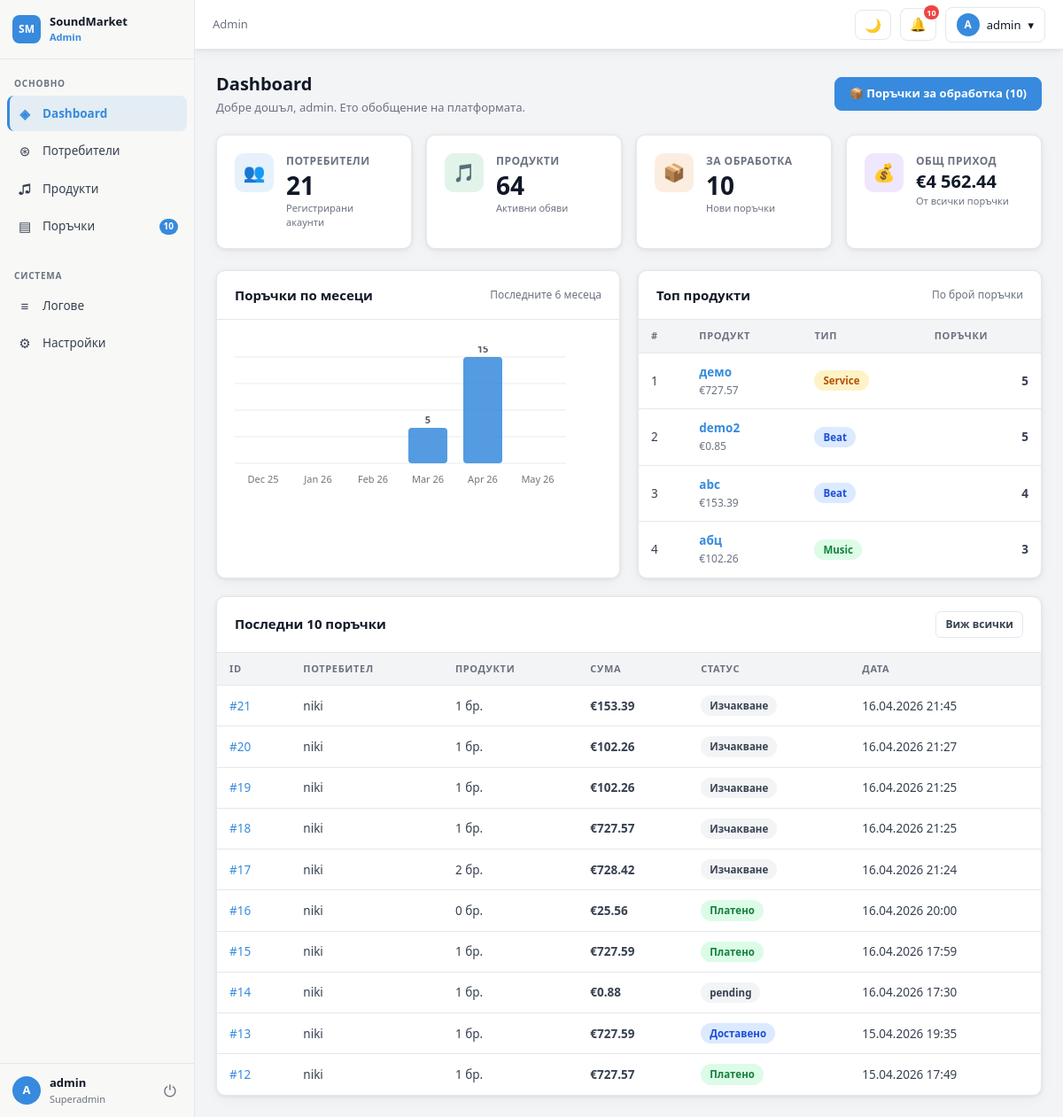
Page /admin/dashboard.php (signed in) on the committed database.
### tables this page shows
CREATE TABLE `products` (
  `id` int(11) NOT NULL,
  `owner_id` int(11) NOT NULL,
  `type` enum('beat','music','service','digital') NOT NULL,
  `title` varchar(140) NOT NULL,
  `description` text DEFAULT NULL,
  `price_eur` int(11) NOT NULL,
  `genre` varchar(60) DEFAULT NULL,
  `bpm` int(11) DEFAULT NULL,
  `delivery_days` int(11) DEFAULT NULL,
  `file_path` varchar(255) DEFAULT NULL,
  `cover_path` varchar(255) DEFAULT NULL,
  `created_at` timestamp NOT NULL DEFAULT current_timestamp(),
  `avg_rating` decimal(3,2) DEFAULT NULL,
  `review_count` int(11) NOT NULL DEFAULT 0
);

CREATE TABLE `orders` (
  `id` int(11) NOT NULL,
  `user_id` int(11) NOT NULL,
  `product_id` int(11) NOT NULL DEFAULT 0,
  `total_eur` int(11) NOT NULL,
  `customer_name` varchar(255) DEFAULT NULL,
  `phone` varchar(20) DEFAULT NULL,
  `city` varchar(100) DEFAULT NULL,
  `address` text DEFAULT NULL,
  `payment_method` varchar(50) DEFAULT NULL,
  `status` enum('created','paid','delivered','cancelled','pending') NOT NULL DEFAULT 'created',
  `created_at` timestamp NOT NULL DEFAULT current_timestamp(),
  `stripe_session_id` varchar(255) DEFAULT NULL,
  `currency` varchar(3) NOT NULL DEFAULT 'EUR'
);

CREATE TABLE `users` (
  `id` int(11) NOT NULL,
  `username` varchar(50) NOT NULL,
  `email` varchar(120) NOT NULL,
  `password_hash` varchar(255) NOT NULL,
  `created_at` timestamp NOT NULL DEFAULT current_timestamp(),
  `display_name` varchar(100) DEFAULT NULL,
  `bio` text DEFAULT NULL,
  `location` varchar(100) DEFAULT NULL,
  `website` varchar(255) DEFAULT NULL,
  `instagram` varchar(100) DEFAULT NULL,
  `soundcloud` varchar(100) DEFAULT NULL,
  `youtube` varchar(100) DEFAULT NULL,
  `avatar_path` varchar(255) DEFAULT NULL,
  `banner_path` varchar(255) DEFAULT NULL,
  `genre_tags` varchar(255) DEFAULT NULL
);

### admin/includes/auth.php (called while the page is built, shortened)
<?php
function admin_username(): string { return (string)($_SESSION['admin_username'] ?? ''); }

### admin/dashboard.php (the view, shortened to what this page needs)
<?php
require_once __DIR__ . '/includes/auth.php';
require_once __DIR__ . '/includes/functions.php';
$pdo = admin_db();
$total_users    = (int)$pdo->query("SELECT COUNT(*) FROM users")->fetchColumn();
$total_products = (int)$pdo->query("SELECT COUNT(*) FROM products")->fetchColumn();
$pending_orders = (int)$pdo->query("SELECT COUNT(*) FROM orders WHERE status='created' OR status=''")->fetchColumn();
$total_revenue  = (int)($pdo->query("SELECT COALESCE(SUM(price_eur),0) FROM order_items")->fetchColumn());
$recent_orders = $pdo->query("
    SELECT o.id, o.total_eur, o.status, o.created_at, u.username,
           (SELECT COUNT(*) FROM order_items oi WHERE oi.order_id = o.id) AS item_count
    FROM orders o
    JOIN users u ON u.id = o.user_id
    ORDER BY o.created_at DESC
    LIMIT 10
")->fetchAll();
$top_products = $pdo->query("
    SELECT p.id, p.title, p.type, p.price_eur,
           COUNT(oi.id) AS order_count
    FROM products p
    JOIN order_items oi ON oi.product_id = p.id
    GROUP BY p.id, p.title, p.type, p.price_eur
    ORDER BY order_count DESC
    LIMIT 5
")->fetchAll();
$chart_rows = $pdo->query("
    SELECT DATE_FORMAT(created_at, '%Y-%m') AS ym,
           DATE_FORMAT(created_at, '%b %y')  AS label,
           COUNT(*)                           AS cnt
    FROM orders
    WHERE created_at >= DATE_SUB(CURDATE(), INTERVAL 6 MONTH)
    GROUP BY ym, label
    ORDER BY ym ASC
")->fetchAll();
$months = [];
for ($i = 5; $i >= 0; $i--) {
    $ym    = date('Y-m', strtotime("-$i month"));
    $label = date('M y',  strtotime("-$i month"));
    $months[$ym] = ['label' => $label, 'cnt' => 0];
}
foreach ($chart_rows as $r) {
    if (isset($months[$r['ym']])) $months[$r['ym']]['cnt'] = (int)$r['cnt'];
}
$chart = array_values($months);
$max_cnt = max(array_column($chart, 'cnt') ?: [1]);
require __DIR__ . '/includes/header.php';
?>
<div class="page-header">
  <div>
    <h1>Dashboard</h1>
    <p>Добре дошъл, <?= h(admin_username()) ?>. Ето обобщение на платформата.</p>
  </div>
  <a href="/soundmarket/admin/orders.php?status=created" class="btn btn-primary">
    📦 Поръчки за обработка (<?= $pending_orders ?>)
  </a>
</div>
<div class="metrics-grid">
  <div class="metric-card">
    <div class="metric-icon blue">👥</div>
    <div>
      <div class="metric-label">Потребители</div>
      <div class="metric-value"><?= $total_users ?></div>
      <div class="metric-sub">Регистрирани акаунти</div>
    </div>
  </div>
  <div class="metric-card">
    <div class="metric-icon green">🎵</div>
    <div>
      <div class="metric-label">Продукти</div>
      <div class="metric-value"><?= $total_products ?></div>
      <div class="metric-sub">Активни обяви</div>
    </div>
  </div>
  <div class="metric-card">
    <div class="metric-icon amber">📦</div>
    <div>
      <div class="metric-label">За обработка</div>
      <div class="metric-value"><?= $pending_orders ?></div>
      <div class="metric-sub">Нови поръчки</div>
    </div>
  </div>
  <div class="metric-card">
    <div class="metric-icon purple">💰</div>
    <div>
      <div class="metric-label">Общ приход</div>
      <div class="metric-value" style="font-size:20px;"><?= format_eur((int)$total_revenue) ?></div>
      <div class="metric-sub">От всички поръчки</div>
    </div>
  </div>
</div>
<div class="grid-2 mb-20">
  <div class="card">
    <div class="card-header">
      <h3>Поръчки по месеци</h3>
      <span class="text-muted" style="font-size:12px;">Последните 6 месеца</span>
    </div>
    <div class="card-body">
      <?php
        $bar_w   = 44;
        $bar_gap = 18;
        $svg_h   = 160;
        $pad_b   = 28;
        $pad_t   = 12;
        $chart_h = $svg_h - $pad_b - $pad_t;
        $n       = count($chart);
        $svg_w   = $n * ($bar_w + $bar_gap) - $bar_gap + 20;
      ?>
      <div class="chart-wrap">
        <svg class="chart-svg" width="<?= $svg_w ?>" height="<?= $svg_h ?>"
             viewBox="0 0 <?= $svg_w ?> <?= $svg_h ?>"
             xmlns="http://www.w3.org/2000/svg">
          <?php for ($g = 0; $g <= 4; $g++): ?>
            <?php $gy = $pad_t + $chart_h * (1 - $g / 4); ?>
            <line x1="0" y1="<?= round($gy) ?>"
                  x2="<?= $svg_w ?>" y2="<?= round($gy) ?>"
                  stroke="currentColor" stroke-opacity=".08" stroke-width="1"/>
          <?php endfor; ?>
          <?php foreach ($chart as $i => $m): ?>
            <?php
              $x        = $i * ($bar_w + $bar_gap) + 10;
              $fill_h   = $max_cnt > 0 ? (int)round($chart_h * $m['cnt'] / $max_cnt) : 0;
              $fill_h   = max($fill_h, $m['cnt'] > 0 ? 4 : 0);
              $bar_y    = $pad_t + $chart_h - $fill_h;
              $label_y  = $svg_h - 6;
              $val_y    = $bar_y - 5;
            ?>
            <rect class="chart-bar" x="<?= $x ?>" y="<?= $bar_y ?>"
                  width="<?= $bar_w ?>" height="<?= $fill_h ?>"
                  rx="4" fill="#378ADD" fill-opacity=".85">
              <title><?= h($m['label']) ?>: <?= $m['cnt'] ?> поръчки</title>
            </rect>
            <?php if ($m['cnt'] > 0): ?>
              <text x="<?= $x + $bar_w / 2 ?>" y="<?= $val_y ?>"
                    text-anchor="middle" font-size="11" font-weight="700"
                    fill="currentColor" opacity=".7"><?= $m['cnt'] ?></text>
            <?php endif; ?>
            <text x="<?= $x + $bar_w / 2 ?>" y="<?= $label_y ?>"
                  text-anchor="middle" font-size="11"
                  fill="currentColor" opacity=".6"><?= h($m['label']) ?></text>
          <?php endforeach; ?>
        </svg>
      </div>
    </div>
  </div>
  <div class="card">
    <div class="card-header">
      <h3>Топ продукти</h3>
      <span class="text-muted" style="font-size:12px;">По брой поръчки</span>
    </div>
    <div class="table-wrap">
      <table class="data-table">
        <thead>
          <tr>
            <th>#</th>
            <th>Продукт</th>
            <th>Тип</th>
            <th class="text-right">Поръчки</th>
          </tr>
        </thead>
        <tbody>
          <?php if (!$top_products): ?>
            <tr><td colspan="4" class="text-center text-muted" style="padding:30px;">Няма данни</td></tr>
          <?php else: ?>
            <?php foreach ($top_products as $i => $p): ?>
              <tr>
                <td class="text-muted"><?= $i + 1 ?></td>
                <td>
                  <a href="/soundmarket/product.php?id=<?= (int)$p['id'] ?>" target="_blank" class="fw-700">
                    <?= h($p['title']) ?>
                  </a><br>
                  <span class="text-muted" style="font-size:12px;"><?= format_eur((int)$p['price_eur']) ?></span>
                </td>
                <td><?= type_badge($p['type']) ?></td>
                <td class="text-right fw-700"><?= (int)$p['order_count'] ?></td>
              </tr>
            <?php endforeach; ?>
          <?php endif; ?>
        </tbody>
      </table>
    </div>
  </div>
</div>
<div class="card">
  <div class="card-header">
    <h3>Последни 10 поръчки</h3>
    <a href="/soundmarket/admin/orders.php" class="btn btn-sm">Виж всички</a>
  </div>
  <div class="table-wrap">
    <table class="data-table">
      <thead>
        <tr>
          <th>ID</th>
          <th>Потребител</th>
          <th>Продукти</th>
          <th>Сума</th>
          <th>Статус</th>
          <th>Дата</th>
        </tr>
      </thead>
      <tbody>
        <?php if (!$recent_orders): ?>
          <tr><td colspan="6" class="empty-state">Няма поръчки</td></tr>
        <?php else: ?>
          <?php foreach ($recent_orders as $o): ?>
            <tr>
              <td><a href="/soundmarket/admin/orders.php?id=<?= (int)$o['id'] ?>">#<?= (int)$o['id'] ?></a></td>
              <td><?= h($o['username']) ?></td>
              <td class="text-muted"><?= (int)$o['item_count'] ?> бр.</td>
              <td class="fw-700"><?= format_eur((int)$o['total_eur']) ?></td>
              <td><?= status_badge((string)$o['status']) ?></td>
              <td class="text-muted"><?= h(date('d.m.Y H:i', strtotime($o['created_at']))) ?></td>
            </tr>
          <?php endforeach; ?>
        <?php endif; ?>
      </tbody>
    </table>
  </div>
</div>
<?php require __DIR__ . '/includes/footer.php'; ?>

### admin/includes/functions.php (shortened to what this page needs)
<?php
function h(mixed $s): string {
    return htmlspecialchars((string)$s, ENT_QUOTES | ENT_SUBSTITUTE, 'UTF-8');
}
function format_eur(int $cents): string {
    return '€' . number_format($cents / 100, 2, '.', ' ');
}
function status_badge(string $status): string {
    $map = [
        'created'   => ['Изчакване', 'badge-gray'],
        'paid'      => ['Платено',   'badge-green'],
        'delivered' => ['Доставено', 'badge-blue'],
        'cancelled' => ['Отказано',  'badge-red'],
        ''          => ['Изчакване', 'badge-gray'],
    ];
    [$label, $cls] = $map[$status] ?? [(string)$status, 'badge-gray'];
    return '<span class="badge ' . $cls . '">' . h($label) . '</span>';
}
function type_badge(string $type): string {
    $map = [
        'beat'    => ['Beat',    'badge-blue'],
        'music'   => ['Music',   'badge-green'],
        'service' => ['Service', 'badge-amber'],
        'digital' => ['Digital', 'badge-purple'],
    ];
    [$label, $cls] = $map[$type] ?? [(string)$type, 'badge-gray'];
    return '<span class="badge ' . $cls . '">' . h($label) . '</span>';
}

### admin/assets/style.css (style rules this page uses)
:root { --sidebar-w: 220px; --topbar-h: 56px; --accent: #378ADD; --accent-dark: #2a6db5; --accent-bg: rgba(55,138,221,.10); --bg: #f3f4f6; --surface: #ffffff; --sidebar-bg: #f8f8f6; --topbar-bg: #ffffff; --border: #e5e7eb; --text: #111827; --text-2: #374151; --text-muted: #6b7280; --hover: #f1f5f9; --danger: #ef4444; --danger-bg: #fee2e2; --success: #16a34a; --radius: 10px; --shadow: 0 1px 4px rgba(0,0,0,.08), 0 4px 16px rgba(0,0,0,.04); }
*, *::before, *::after { box-sizing: border-box; margin: 0; padding: 0; }
body { font-family: system-ui, -apple-system, 'Segoe UI', sans-serif; font-size: 14px; background: var(--bg); color: var(--text); line-height: 1.5; }
a { color: var(--accent); text-decoration: none; }
.admin-body { display: flex; min-height: 100vh; }
.card { background: var(--surface); border: 1px solid var(--border); border-radius: var(--radius); box-shadow: var(--shadow); }
.card-header { padding: 16px 20px; border-bottom: 1px solid var(--border); display: flex; align-items: center; justify-content: space-between; gap: 12px; }
.card-header h2, .card-header h3 { font-size: 15px; font-weight: 700; }
.card-body { padding: 20px; }
.metrics-grid { display: grid; grid-template-columns: repeat(auto-fill, minmax(210px, 1fr)); gap: 16px; margin-bottom: 24px; }
.metric-card { background: var(--surface); border: 1px solid var(--border); border-radius: var(--radius); box-shadow: var(--shadow); padding: 20px; display: flex; align-items: flex-start; gap: 14px; }
.metric-icon { width: 44px; height: 44px; border-radius: 10px; display: grid; place-items: center; font-size: 20px; flex-shrink: 0; }
.metric-icon.blue { background: rgba(55,138,221,.12); }
.metric-icon.green { background: rgba(22,163,74,.12); }
.metric-icon.amber { background: rgba(217,119,6,.12); }
.metric-icon.purple { background: rgba(124,58,237,.12); }
.metric-label { font-size: 12px; color: var(--text-muted); font-weight: 600; text-transform: uppercase; letter-spacing: .04em; margin-bottom: 4px; }
.metric-value { font-size: 28px; font-weight: 800; color: var(--text); line-height: 1; }
.metric-sub { font-size: 11px; color: var(--text-muted); margin-top: 4px; }
.table-wrap { overflow-x: auto; }
table.data-table { width: 100%; border-collapse: collapse; font-size: 13.5px; }
.data-table th { background: var(--bg); padding: 10px 14px; text-align: left; font-size: 11px; font-weight: 700; text-transform: uppercase; letter-spacing: .06em; color: var(--text-muted); white-space: nowrap; border-bottom: 1px solid var(--border); position: sticky; top: 0; z-index: 1; }
.data-table td { padding: 11px 14px; border-bottom: 1px solid var(--border); vertical-align: middle; color: var(--text-2); }
.data-table tr:last-child td { border-bottom: none; }
.data-table tbody tr { transition: background .12s; }
.badge { display: inline-flex; align-items: center; padding: 3px 10px; border-radius: 999px; font-size: 11.5px; font-weight: 700; white-space: nowrap; }
.badge-gray { background: #f3f4f6; color: #374151; }
.badge-green { background: #dcfce7; color: #15803d; }
.badge-blue { background: #dbeafe; color: #1d4ed8; }
.badge-amber { background: #fef3c7; color: #b45309; }
.btn { display: inline-flex; align-items: center; gap: 6px; padding: 8px 16px; border-radius: 8px; font-size: 13px; font-weight: 600; border: 1px solid var(--border); background: var(--surface); color: var(--text-2); cursor: pointer; transition: background .15s, border-color .15s; text-decoration: none; white-space: nowrap; }
.btn-primary { background: var(--accent); color: #fff; border-color: var(--accent); }
.btn-sm { padding: 5px 10px; font-size: 12px; border-radius: 6px; }
.page-header { display: flex; align-items: center; justify-content: space-between; flex-wrap: wrap; gap: 12px; margin-bottom: 20px; }
.page-header h1 { font-size: 20px; font-weight: 800; }
.page-header p { font-size: 13px; color: var(--text-muted); margin-top: 2px; }
.chart-wrap { overflow-x: auto; padding: 10px 0 4px; }
.chart-svg { display: block; }
.grid-2 { display: grid; grid-template-columns: 1fr 1fr; gap: 20px; }
.text-muted { color: var(--text-muted); }
.text-right { text-align: right; }
.fw-700 { font-weight: 700; }
.mb-20 { margin-bottom: 20px; }

### rows in the picture
products: title "демо", price_eur "€727.57", label "Service", order_count "5"
products: title "demo2", price_eur "€0.85", label "Beat", order_count "5"
products: title "abc", price_eur "€153.39", label "Beat", order_count "4"
products: title "абц", price_eur "€102.26", label "Music", order_count "3"
orders: id "21", user.username "niki", item_count "1", total_eur "€153.39", label "Изчакване", created_at "16.04.2026 21:45"
orders: id "20", user.username "niki", item_count "1", total_eur "€102.26", label "Изчакване", created_at "16.04.2026 21:27"
orders: id "19", user.username "niki", item_count "1", total_eur "€102.26", label "Изчакване", created_at "16.04.2026 21:25"
orders: id "18", user.username "niki", item_count "1", total_eur "€727.57", label "Изчакване", created_at "16.04.2026 21:25"
orders: id "17", user.username "niki", item_count "2", total_eur "€728.42", label "Изчакване", created_at "16.04.2026 21:24"
orders: id "16", user.username "niki", item_count "0", total_eur "€25.56", label "Платено", created_at "16.04.2026 20:00"
orders: id "15", user.username "niki", item_count "1", total_eur "€727.59", label "Платено", created_at "16.04.2026 17:59"
orders: id "14", user.username "niki", item_count "1", total_eur "€0.88", status "pending", created_at "16.04.2026 17:30"
orders: id "13", user.username "niki", item_count "1", total_eur "€727.59", label "Доставено", created_at "15.04.2026 19:35"
orders: id "12", user.username "niki", item_count "1", total_eur "€727.57", label "Платено", created_at "15.04.2026 17:49"

### other values in the picture
$icon "◈ ⊛ ♫ ▤ ≡ ⚙"
$label "Dashboard Потребители Продукти Поръчки Логове Настройки"
$badge "10"
substr(admin_username(), 0, 1) "A"
admin_username() "admin"
admin_role() "Superadmin"
$_notif "10"
$pending_orders "10"
$total_users "21"
$total_products "64"
format_eur((int)$total_revenue) "€4 562.44"
$m['label'] "Dec 25"
$m['label'] "Jan 26"
$m['label'] "Feb 26"
$m['cnt'] "5"
